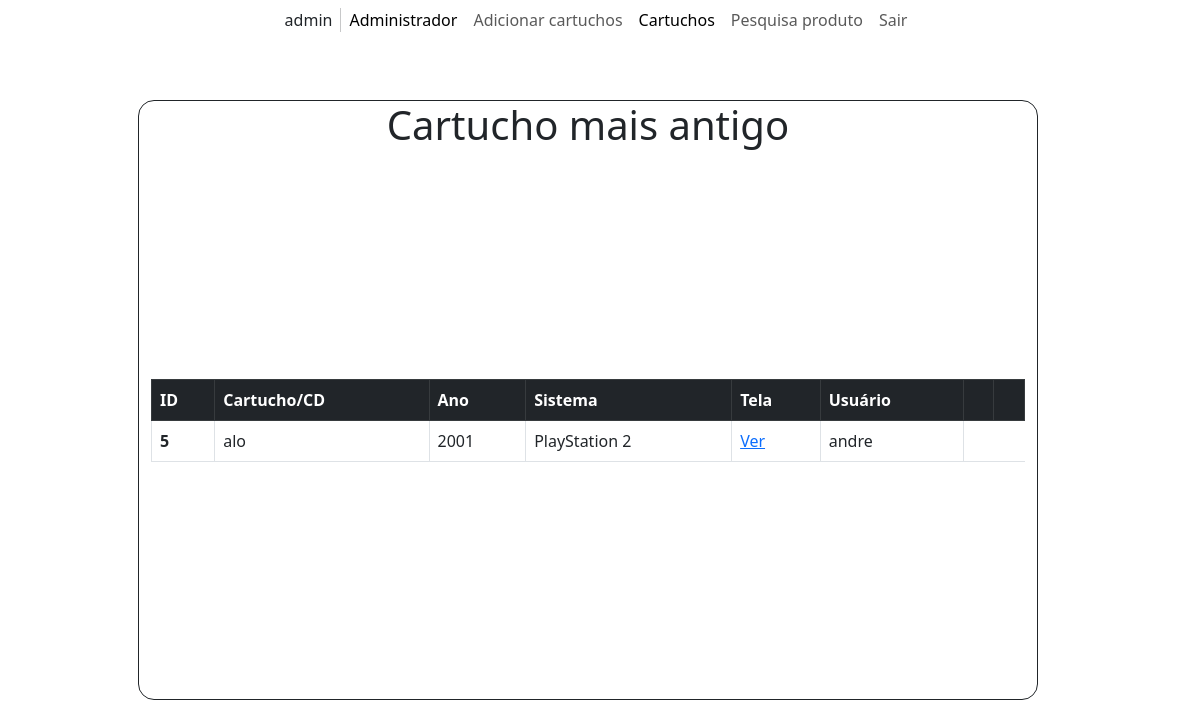
The page /cartucho_antigo.php (signed in) on the database as committed earlier.
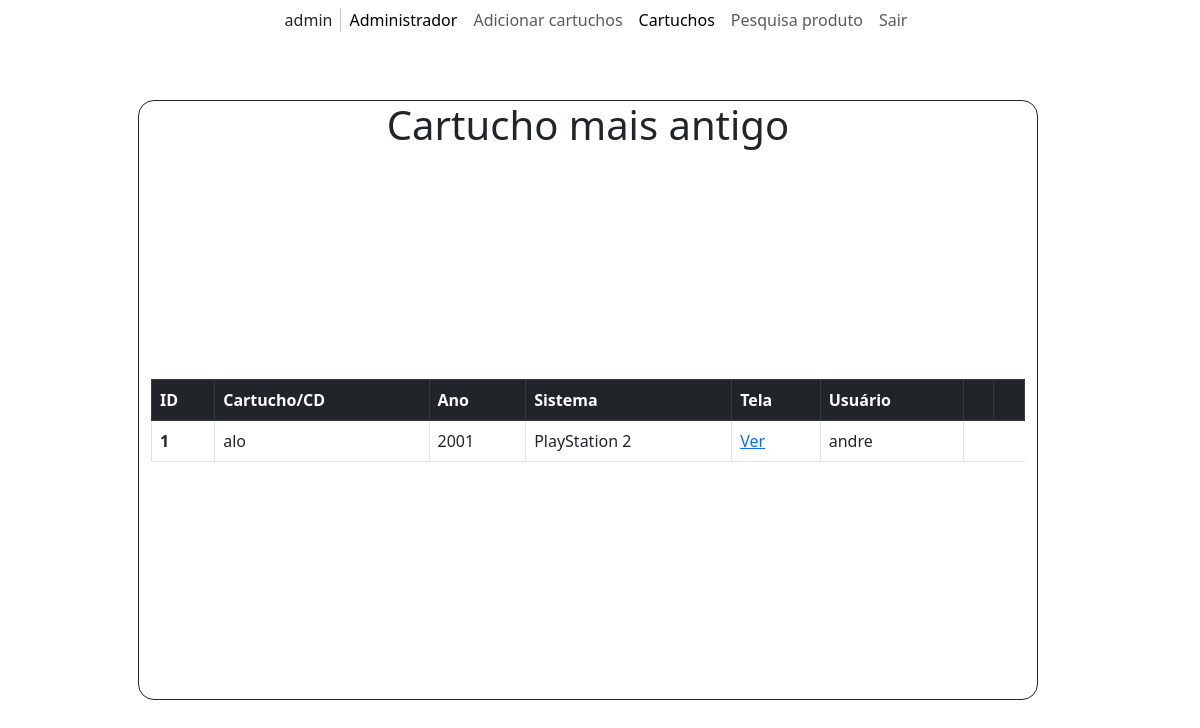
The same page on the database as committed later.
### tables this page shows
CREATE TABLE `cartuchos` (
  `id` int(10) UNSIGNED NOT NULL,
  `nome_cartucho_cd` varchar(255) NOT NULL,
  `ano` int(10) UNSIGNED NOT NULL,
  `sistema` varchar(255) NOT NULL,
  `tela` blob NOT NULL,
  `id_usuario` int(10) UNSIGNED NOT NULL,
  `id_sistema` int(10) UNSIGNED NOT NULL
);

CREATE TABLE `usuarios` (
  `id` int(10) UNSIGNED NOT NULL,
  `nome_completo` varchar(255) NOT NULL,
  `email` varchar(255) NOT NULL,
  `nome_de_usuario` varchar(255) NOT NULL,
  `senha` varchar(255) NOT NULL,
  `adm` tinyint(1) NOT NULL
);

### cartucho_antigo.php (the view, shortened to what this page needs)
<!DOCTYPE html>
<html lang="pt-BR">
<head>
  <link href="https://cdn.jsdelivr.net/npm/bootstrap@5.3.0-alpha1/dist/css/bootstrap.min.css" rel="stylesheet">
  <link rel="stylesheet" href="https://cdn.jsdelivr.net/npm/bootstrap-icons@1.10.3/font/bootstrap-icons.css">
  <link rel="stylesheet" href="/css/style.css">
</head>
<body>
  <div class="container-xxl position-relative p-0">
    <nav class="navbar navbar-expand-lg navbar-light justify-content-center px-4 px-lg-5 py-3 py-lg-0 bg-white">
      <?php
      $usr = $_SESSION['username'];
      echo "<div class='navbar-nav py-0'>
          <span class='nav-item'>$usr</span>
          </div>";
      ?>
      <div class="navbar-nav py-0">
        <a href='admin.php' class='nav-item nav-link active'>Administrador</a>
        <a href='cartucho.php' class='nav-item nav-link'>Adicionar cartuchos</a>
        <a href='mostrar_cartuchos.php' class='nav-item nav-link active'>
          <?php echo $_SESSION["admin"] !== 1 ? "Seus cartuchos" : "Cartuchos" ?>
        </a>
        <a href='pesquisa.php' class='nav-item nav-link'>Pesquisa produto</a>
        <a href='logout.php' class='nav-item nav-link'>Sair</a>
      </div>
    </nav>
  </div>
  <div class="container position-absolute top-50 start-50 translate-middle w-75 h-75 d-flex align-items-evenly justify-items-center row">
    <h1 class="text-center">Cartucho mais antigo</h1>
    <?php
    $conn = new mysqli('localhost', 'root', '', 'AHAHAHABORGES');
    $sql = "SELECT c.id, c.nome_cartucho_cd, c.sistema, u.nome_completo, MIN(c.ano) AS ano FROM cartuchos c INNER JOIN usuarios u ON c.id_usuario = u.id GROUP BY c.id ORDER BY MIN(c.ano);";
    $result = $conn->query($sql);
    if ($result->num_rows > 0) {
      echo "<table class='table table-bordered'>
        <thead>
          <tr class='table-dark'>
            <th scope='col'>ID</th>
            <th scope='col'>Cartucho/CD</th>
            <th scope='col'>Ano</th>
            <th scope='col'>Sistema</th>
            <th scope='col'>Tela</th>
            <th scope='col'>Usuário</th>
            <th scope='col'/>
            <th scope='col'/>
          </tr>
        </thead>
        <tbody>";
      while ($row = $result->fetch_assoc()) {
        echo "<tr><th scope='row'>" . $row["id"] . "</th><td>" . $row["nome_cartucho_cd"] . "</td><td>" . $row["ano"] . "</td><td>" . $row["sistema"] . "</td><td><a href='exibir_imagem.php?id=" . $row["id"] . "'>Ver</a></td><td>" . $row["nome_completo"] . "</td></tr>";
        break;
      }
      echo "</tbody></table>";
    } else {
      echo "<h3 class='text-center'><h3 class='text-center'>Nenhum cartucho encontrado.</h3></h3>";
    }
    ?>
  </div>
</body>
</html>

### css/style.css (style rules this page uses)
.container { border-width: 0.1rem; border-style: solid; border-radius: 1rem; }
table { height: max-content !important; }

Rows that differ between the two databases and show on the page:
removed cartuchos: id "5", nome_cartucho_cd "alo", ano "2001", sistema "PlayStation 2", id_usuario.nome_completo "andre"
added cartuchos: id "1", nome_cartucho_cd "alo", ano "2001", sistema "PlayStation 2", id_usuario.nome_completo "andre"
